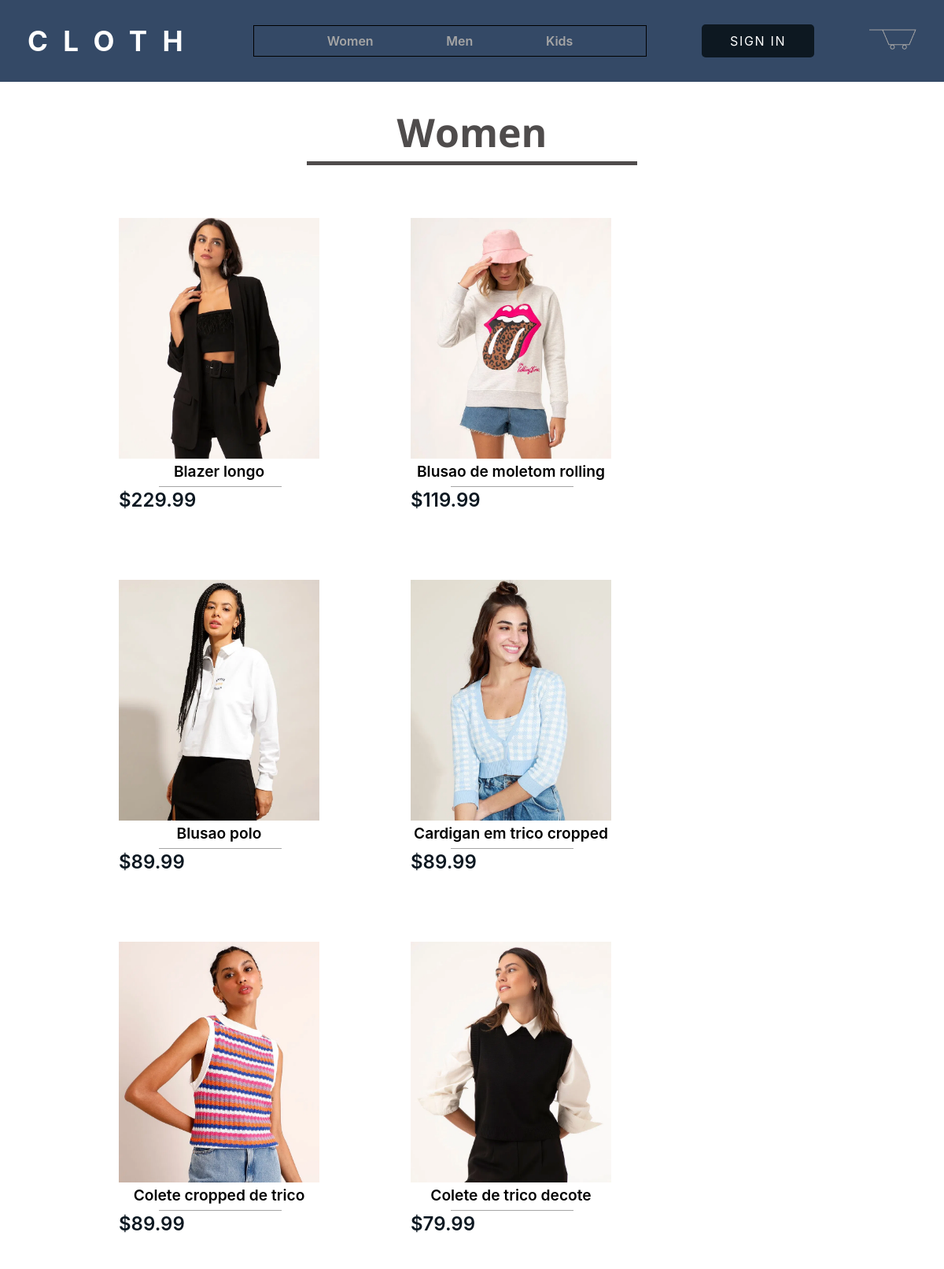
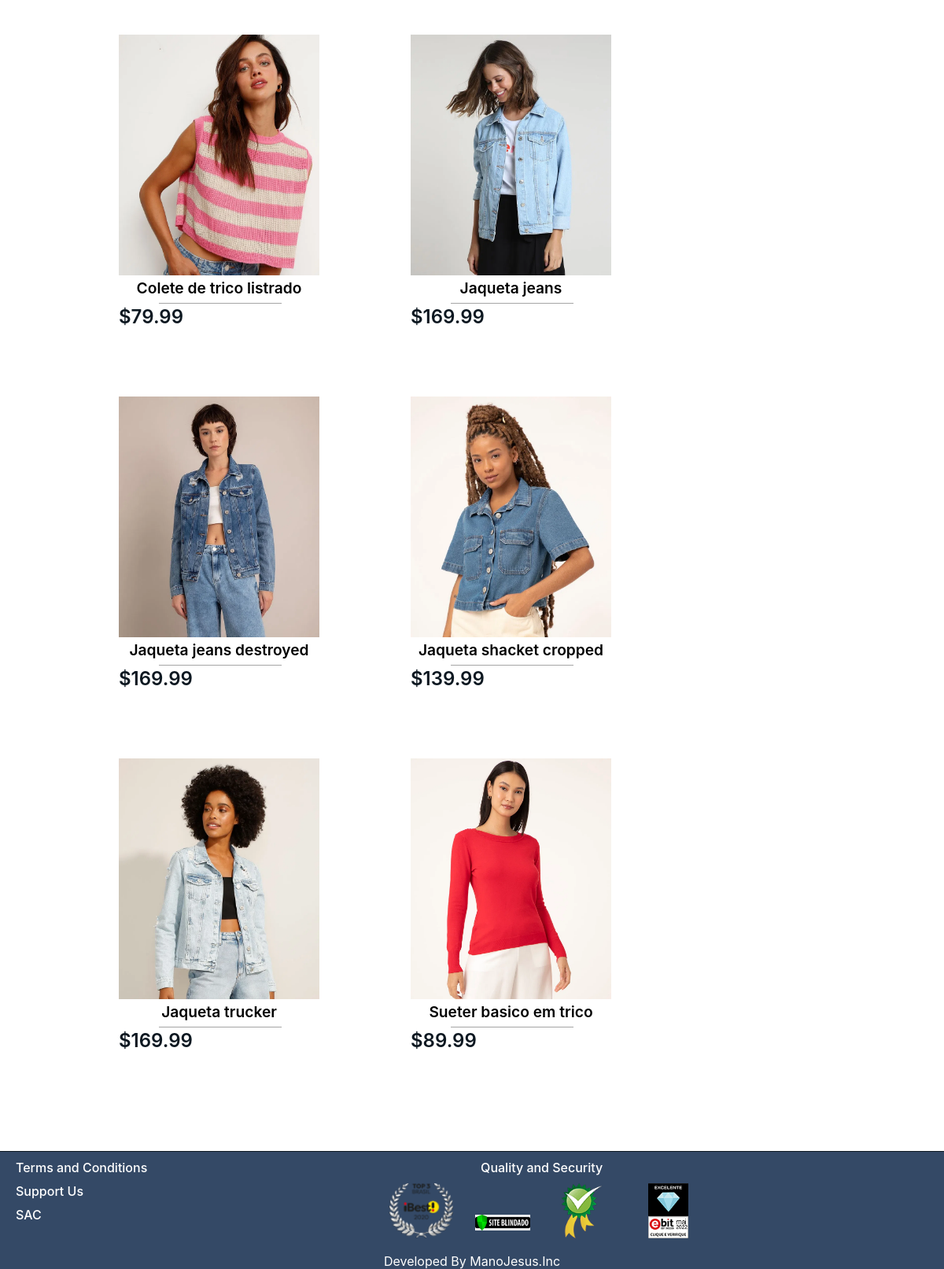
The page /women.php on the database its author committed (2 pictures, top to bottom).
### tables this page shows
CREATE TABLE `product` (
  `id` int NOT NULL,
  `name` varchar(100) NOT NULL,
  `price` double NOT NULL,
  `quantity_available` int NOT NULL,
  `brand` varchar(20) DEFAULT NULL,
  `type_label` varchar(15) DEFAULT NULL,
  `composition` varchar(30) DEFAULT NULL,
  `gender` enum('m','f','k') DEFAULT NULL,
  `color` varchar(10) DEFAULT NULL,
  `made` varchar(15) DEFAULT NULL,
  `age` int DEFAULT NULL,
  `image_path` varchar(200) NOT NULL,
  PRIMARY KEY (`name`),
  UNIQUE KEY `id` (`id`)
);

### components.php (the view, shortened to what this page needs)
<?php
function header_nav($isLogged)
{
    $result = '<div class="container__logo">
            <a href="index.php">CLOTH</a>
        </div>
        <div class="nav__bar">
            <a class="nav__link" href="women.php">Women</a>
            <a class="nav__link" href="men.php">Men</a>
            <a class="nav__link" href="kids.php">Kids</a>
        </div>';
    if (!$isLogged) {
        $result .= '<div class="container__sign-in">
                <a class="btn btn__link sign-in" href="signin.php">SIGN IN</a>
            </div>';
    }
    $result .= '<div class="container__cart">
            <img src="site_images/icons/carrin.png" alt="">
        </div>';
    echo $result;
}
function footer()
{
    echo '<ul class="footer__list">
            <li class="footer__item"><a href="">Terms and Conditions</a></li>
            <li class="footer__item"><a href="">Support Us</a></li>
            <li class="footer__item"><a href="">SAC</a></li>
            <li class="footer__item">
                <p>Quality and Security</p>
                <ul class="labels__list">
                    <li class="label__item"><img src="site_images/footer_label_top3_ibest.png" alt="" class="label__img"></li>
                    <li class="label__item"><img src="site_images/label-blindado.png" alt="" class="label__img" id="site_blindado"></li>
                    <li class="label__item"><img src="site_images/label-reclameaqui.png" alt="" class="label__img"></li>
                    <li class="label__item"><img src="site_images/label_ebit.png" alt="" class="label__img"></li>
                </ul>
            </li>
        </ul>
        <p>Developed By ManoJesus.Inc</p>';
}
function main_content_card($page_title, $result_set)
{
    $result = '<div class="page__title">
                <p id="title-page">' . $page_title . '</p>
            </div>
            <div class="card_container">';
    while ($row = mysqli_fetch_array($result_set)) {
        $result .= '<div class="card">
                        <div class="card__img">
                            <a href="buy_page.php?name='.$row["name"].'"><img class="product__img" src="' . $row["image_path"] . '" alt="product_img"></a>
                        </div>
                        <div class="card__content">
                            <a href="buy_page.php?name='.$row["name"].'"><p class="product__name">' . $row["name"] . '</p></a>
                            <p class="product__price">$' . $row["price"] . '</p>
                        </div>
                   </div>
            ';
    }
    $result .= '</div>';
    echo $result;
}

### stylesheets/main.css (style rules this page uses)
:root { --pri_coll : #344966; --sec_coll : #0D1821; --ter_coll : rgb(92, 158, 173); --quar_coll : #A5A5A5; --black : #000; }
* { box-sizing: border-box; font-family: 'Inter', sans-serif; padding: 0; margin: 0; }
a { text-decoration: none; color: #ffffff; }
.container__logo a { font-weight: 700; font-size: 35px; color: #fff; letter-spacing: 0.555em; }
.nav__bar { width: 500px; height: 40px; background: var(--pri_coll); border: 1px solid var(--black); display: flex; justify-content: space-evenly; align-items: center; }
.nav__bar .nav__link { color: var(--quar_coll); font-weight: 600; font-size: 16px; position: relative; }
.nav__bar .nav__link::after { content: ''; position: absolute; display: block; width: 0; height: 2px; background: var(--quar_coll); transition: all 0.3s ease-in-out; }
.btn { color: #ffffff; border: none; background: var(--sec_coll); border-radius: 5px; font-weight: 400; font-size: 16px; letter-spacing: 0.105em; padding: 11px 36px; transition: background 250ms ease-in-out; }
.footer__list { display: flex; flex-direction: column; flex-wrap: wrap; list-style: none; padding-left: 20px; padding-top: 10px; width: 100%; height: 150px; font-weight: 500; font-size: 1rem; }
.footer__item { padding-bottom: 10px; }
.labels__list { list-style: none; display: flex; }
.label__item { width: 70px; height: 70px; margin: 0 20px; }
.label__img { height: 100%; }
.footer__item p { margin-bottom: 10px; width: 430px; text-align: center; }
#site_blindado { margin-top: 40px; height: 20px; width: 100%; }
main #title-page { display: flex; flex-direction: column; align-items: center; text-align: center; font-weight: 700; font-size: 50px; font-family: 'Open Sans', sans-serif; color: #4f4c4c; position: relative; margin: 30px 0; }
main #title-page::after { content: ''; display: block; position: absolute; height: 5px; width: 35%; bottom: -8px; background: #4f4c4c; }
.card_container { display: flex; flex-wrap: wrap; margin: 67px 143px ; column-gap: 100px; row-gap: 20px; }
.card { width: 271px; height: 440px; padding: 8px; }
.card .card__img { width: 100%; }
.card__img .product__img { width: 100%; }
.card .product__name { text-align: center; font-size: 1.2rem; font-weight: 600; width: 100%; color: var(--black); word-wrap: break-word; }
.product__price { font-size: 1.5rem; font-weight: 600; color: var(--sec_coll); margin-top: 10px; position: relative; }
.card .product__price::before { content: ''; background: var(--quar_coll); height: 1px; width: 156px; position: absolute; top: -3px; left: 20%; display: block; }

### rows shown on the page
product: image_path (picture), name "Blazer longo", price "229.99"
product: image_path (picture), name "Blusao de moletom rolling", price "119.99"
product: image_path (picture), name "Blusao polo", price "89.99"
product: image_path (picture), name "Cardigan em trico cropped", price "89.99"
product: image_path (picture), name "Colete cropped de trico", price "89.99"
product: image_path (picture), name "Colete de trico decote", price "79.99"
product: image_path (picture), name "Colete de trico listrado", price "79.99"
product: image_path (picture), name "Jaqueta jeans", price "169.99"
product: image_path (picture), name "Jaqueta jeans destroyed", price "169.99"
product: image_path (picture), name "Jaqueta shacket cropped", price "139.99"
product: image_path (picture), name "Jaqueta trucker", price "169.99"
product: image_path (picture), name "Sueter basico em trico", price "89.99"

### other values the page prints
$page_title "Women"
